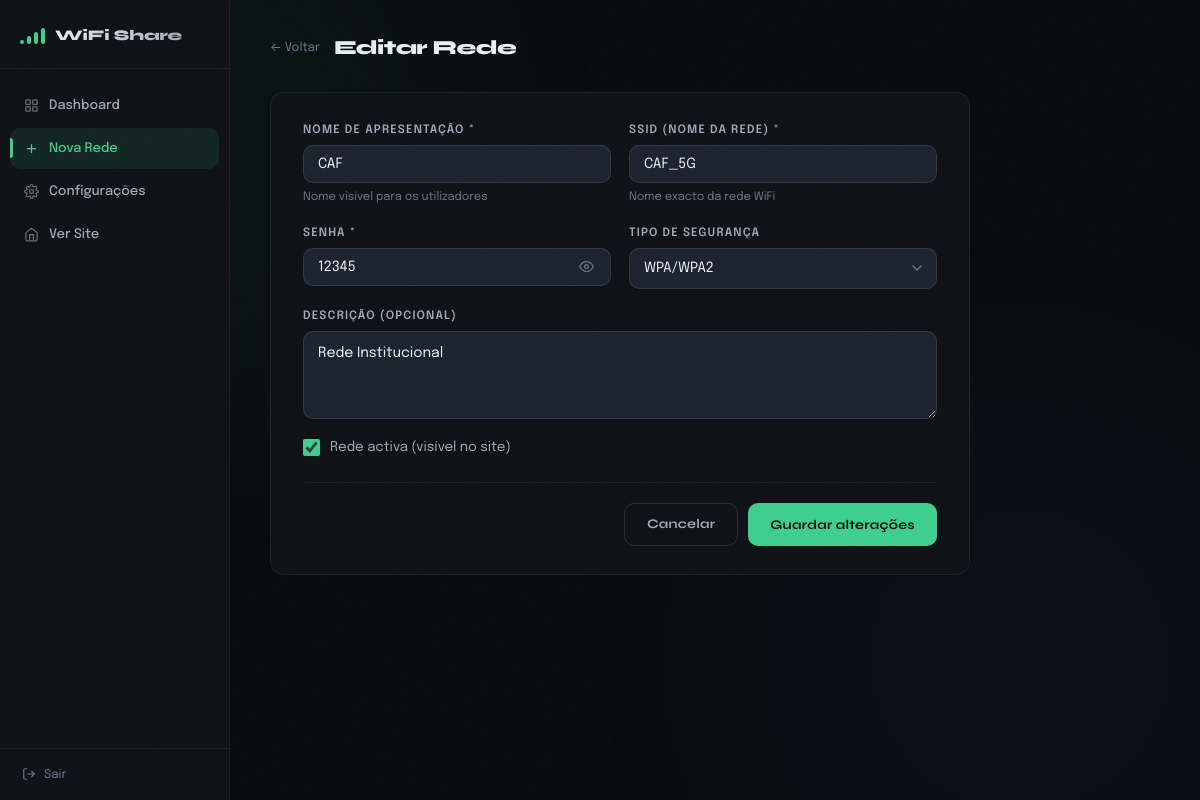
/admin/rede/1/editar (signed in), run on the app's committed database.
### tables this page shows
CREATE TABLE config (
            chave   TEXT PRIMARY KEY,
            valor   TEXT
        );

CREATE TABLE redes (
            id          INTEGER PRIMARY KEY AUTOINCREMENT,
            nome        TEXT    NOT NULL,
            ssid        TEXT    NOT NULL,
            senha       TEXT    NOT NULL,
            seguranca   TEXT    NOT NULL DEFAULT 'WPA',
            descricao   TEXT,
            ativa       INTEGER NOT NULL DEFAULT 1,
            criada_em   TEXT    NOT NULL DEFAULT (datetime('now', 'localtime')),
            acessos     INTEGER NOT NULL DEFAULT 0
        );

### app/routes.py (the view, shortened to what this page needs)
@main_bp.route('/admin/rede/<int:rede_id>/editar', methods=['GET', 'POST'])
@requer_admin
def editar_rede(rede_id):
    rede = RedeModel.obter(rede_id)
    if not rede:
        abort(404)
    return render_template('app/form_rede.html', rede=rede, cfg=ConfigModel.todas())

### app/database.py (called while the page is built)
def get_db():
    if 'db' not in g:
        g.db = sqlite3.connect(
            current_app.config['DATABASE'],
            detect_types=sqlite3.PARSE_DECLTYPES
        )
        g.db.row_factory = sqlite3.Row
        g.db.execute('PRAGMA foreign_keys = ON')
    return g.db

### app/models.py (called while the page is built)
    @staticmethod
    def obter(rede_id):
        db = get_db()
        return db.execute(
            'SELECT * FROM redes WHERE id = ?', (rede_id,)
        ).fetchone()

    @staticmethod
    def todas():
        db = get_db()
        rows = db.execute('SELECT chave, valor FROM config').fetchall()
        return {r['chave']: r['valor'] for r in rows}

### app/routes.py (called while the page is built)
def requer_admin(f):
    @wraps(f)
    def decorated(*args, **kwargs):
        if not session.get('admin'):
            return redirect(url_for('main.login'))
        return f(*args, **kwargs)
    return decorated

### app/templates/app/form_rede.html (shortened to what this page needs)
{% extends "app/base.html" %}
{% block extra_css %}<link rel="stylesheet" href="{{ url_for('static', filename='css/admin.css') }}">{% endblock %}
{% block body %}
<div class="admin-wrap">
  <aside class="admin-sidebar">
    <div class="sidebar-logo">
      <div class="signal-icon small"><span></span><span></span><span></span><span></span></div>
      <span class="sidebar-name">{{ cfg.titulo_site }}</span>
    </div>
    <nav class="sidebar-nav">
      <a href="{{ url_for('main.admin') }}" class="nav-item">
        <svg width="15" height="15" viewBox="0 0 24 24" fill="none" stroke="currentColor" stroke-width="2"><rect x="3" y="3" width="7" height="7" rx="1"/><rect x="14" y="3" width="7" height="7" rx="1"/><rect x="3" y="14" width="7" height="7" rx="1"/><rect x="14" y="14" width="7" height="7" rx="1"/></svg>
        Dashboard
      </a>
      <a href="{{ url_for('main.nova_rede') }}" class="nav-item active">
        <svg width="15" height="15" viewBox="0 0 24 24" fill="none" stroke="currentColor" stroke-width="2"><path d="M12 5v14M5 12h14"/></svg>
        Nova Rede
      </a>
      <a href="{{ url_for('main.configuracoes') }}" class="nav-item">
        Configurações
      </a>
      <a href="{{ url_for('main.index') }}" class="nav-item">
        <svg width="15" height="15" viewBox="0 0 24 24" fill="none" stroke="currentColor" stroke-width="2"><path d="M3 9l9-7 9 7v11a2 2 0 0 1-2 2H5a2 2 0 0 1-2-2z"/><polyline points="9 22 9 12 15 12 15 22"/></svg>
        Ver Site
      </a>
    </nav>
    <a href="{{ url_for('main.logout') }}" class="sidebar-logout">
      <svg width="14" height="14" viewBox="0 0 24 24" fill="none" stroke="currentColor" stroke-width="2"><path d="M9 21H5a2 2 0 0 1-2-2V5a2 2 0 0 1 2-2h4"/><polyline points="16 17 21 12 16 7"/><line x1="21" y1="12" x2="9" y2="12"/></svg>
      Sair
    </a>
  </aside>
  <div class="admin-content">
    <div class="admin-topbar">
      <div class="topbar-left">
        <a href="{{ url_for('main.admin') }}" class="back-link">← Voltar</a>
        <h2 class="admin-page-title">{% if rede %}Editar Rede{% else %}Nova Rede{% endif %}</h2>
      </div>
    </div>
    <div class="form-card anim-fade-up">
      <form method="POST" class="rede-form">
        <div class="form-grid">
          <div class="field">
            <label class="field-label" for="nome">Nome de apresentação *</label>
            <input type="text" id="nome" name="nome" class="field-input"
              value="{{ rede.nome if rede else '' }}"
              placeholder="ex: WiFi do Escritório" required>
            <span class="field-hint">Nome visível para os utilizadores</span>
          </div>
          <div class="field">
            <label class="field-label" for="ssid">SSID (nome da rede) *</label>
            <input type="text" id="ssid" name="ssid" class="field-input"
              value="{{ rede.ssid if rede else '' }}"
              placeholder="ex: Escritorio_5G" required>
            <span class="field-hint">Nome exacto da rede WiFi</span>
          </div>
          <div class="field">
            <label class="field-label" for="senha">Senha *</label>
            <div class="input-icon-wrap">
              <input type="text" id="senha" name="senha" class="field-input"
                value="{{ rede.senha if rede else '' }}"
                placeholder="Senha da rede" required>
              <button type="button" class="input-eye" id="toggleSenha">
                <svg width="15" height="15" viewBox="0 0 24 24" fill="none" stroke="currentColor" stroke-width="2"><path d="M1 12s4-8 11-8 11 8 11 8-4 8-11 8-11-8-11-8z"/><circle cx="12" cy="12" r="3"/></svg>
              </button>
            </div>
          </div>
          <div class="field">
            <label class="field-label" for="seguranca">Tipo de segurança</label>
            <select id="seguranca" name="seguranca" class="field-input">
              <option value="WPA" {% if not rede or rede.seguranca == 'WPA' %}selected{% endif %}>WPA/WPA2</option>
            </select>
          </div>
          <div class="field full">
            <label class="field-label" for="descricao">Descrição (opcional)</label>
            <textarea id="descricao" name="descricao" class="field-input" rows="3"
              placeholder="ex: Rede disponível para todos os hóspedes...">{{ rede.descricao if rede else '' }}</textarea>
          </div>
          {% if rede %}
          <div class="field full">
            <label class="checkbox-wrap">
              <input type="checkbox" name="ativa" value="1" {% if rede.ativa %}checked{% endif %}>
              <span class="checkbox-label">Rede activa (visível no site)</span>
            </label>
          </div>
          {% endif %}
        </div>
        <div class="form-actions">
          <a href="{{ url_for('main.admin') }}" class="btn btn-secondary">Cancelar</a>
          <button type="submit" class="btn btn-primary">
            {% if rede %}Guardar alterações{% else %}Criar rede{% endif %}
          </button>
        </div>
      </form>
    </div>
  </div>
</div>
{% endblock %}

### app/static/css/base.css (style rules this page uses)
:root { --bg: #080b0e; --bg-2: #0e1217; --bg-3: #151b23; --bg-4: #1c232d; --border: rgba(255,255,255,.06); --border-2: rgba(255,255,255,.1); --border-3: rgba(255,255,255,.16); --fg: #edf0f5; --fg-2: #a0a8b5; --fg-3: #6b7385; --accent: #3ecf8e; --accent-2: #2db87a; --accent-3: #1f9e66; --accent-dim: rgba(62,207,142,.1); --accent-glow: rgba(62,207,142,.2); --accent-glow-lg: rgba(62,207,142,.08); --danger: #ef4444; --danger-dim: rgba(239,68,68,.1); --warn: #f59e0b; --warn-dim: rgba(245,158,11,.1); --radius: 14px; --radius-sm: 10px; --radius-xs: 6px; --shadow: 0 4px 24px rgba(0,0,0,.4); --shadow-lg: 0 12px 48px rgba(0,0,0,.55); --shadow-accent: 0 4px 20px rgba(62,207,142,.15); --font: 'Epilogue',-apple-system,BlinkMacSystemFont,sans-serif; --font-head: 'Syne',-apple-system,BlinkMacSystemFont,sans-serif; --font-mono: 'SF Mono','Cascadia Code','JetBrains Mono','Courier New',monospace; --ease: cubic-bezier(.22,1,.36,1); --ease-out: cubic-bezier(0,.55,.45,1); --nav-h: 64px; }
body { font-family: var(--font); background: var(--bg); color: var(--fg); overflow-x: hidden; }
.signal-icon { display:flex;align-items:flex-end;gap:3px;height:22px; }
.signal-icon span { display:block;width:4px;border-radius:2px; background:var(--accent); animation: sigPulse 1.8s var(--ease) infinite; }
.signal-icon span:nth-child(1) { height:6px;animation-delay:0s }
.signal-icon span:nth-child(2) { height:11px;animation-delay:.15s }
.signal-icon span:nth-child(3) { height:16px;animation-delay:.3s }
.signal-icon span:nth-child(4) { height:22px;animation-delay:.45s }
.signal-icon.small { height:16px }
.signal-icon.small span:nth-child(1) { height:4px }
.signal-icon.small span:nth-child(2) { height:8px }
.signal-icon.small span:nth-child(3) { height:12px }
.signal-icon.small span:nth-child(4) { height:16px }
.btn { display:inline-flex;align-items:center;justify-content:center;gap:8px; padding:10px 22px;border-radius:var(--radius-sm); font-family:var(--font-head);font-size:.82rem;font-weight:700; letter-spacing:.02em;transition:all .25s var(--ease); position:relative;overflow:hidden; }
.btn-primary { background:var(--accent);color:#0a0f0a;border:none; }
.btn-secondary { background:transparent;color:var(--fg-2);border:1px solid var(--border-2); }
.field { display:flex;flex-direction:column;gap:6px }
.field.full { grid-column:1/-1 }
.field-label { font-size:.72rem;font-weight:600;text-transform:uppercase;letter-spacing:.1em;color:var(--fg-2) }
.field-input { padding:11px 14px;background:var(--bg-4);border:1.5px solid var(--border-2); border-radius:var(--radius-sm);font-size:.88rem;color:var(--fg); transition:border-color .2s var(--ease),box-shadow .2s var(--ease); }
.field-input::placeholder { color:var(--fg-3) }
.field-hint { font-size:.72rem;color:var(--fg-3);line-height:1.4 }
select.field-input { appearance:none;background-repeat:no-repeat;background-position:right 14px center;padding-right:36px }
textarea.field-input { line-height:1.5;min-height:80px }
.anim-fade-up { animation:fadeInUp .6s var(--ease) both }

### data on the page
config: titulo_site "WiFi Share"
redes: nome "CAF", ssid "CAF_5G", senha "12345", seguranca "WPA/WPA2", descricao "Rede Institucional", ativa "☑"
